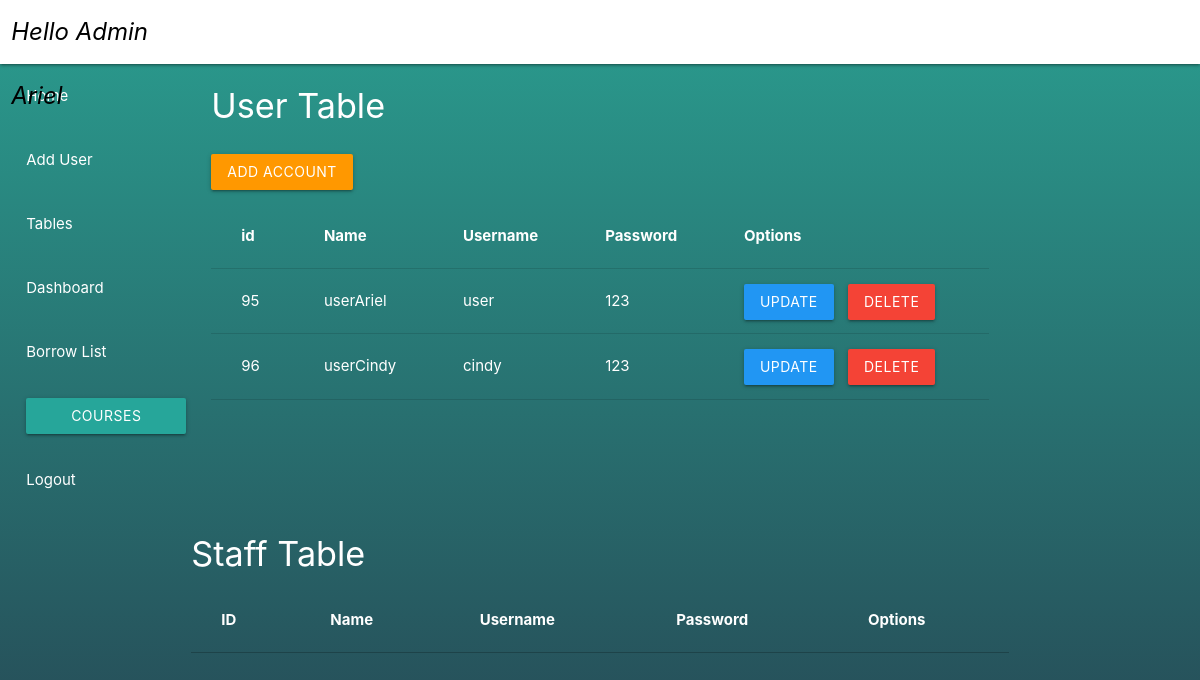
/admin/Table.php (signed in), run on an earlier commit of the app's database.
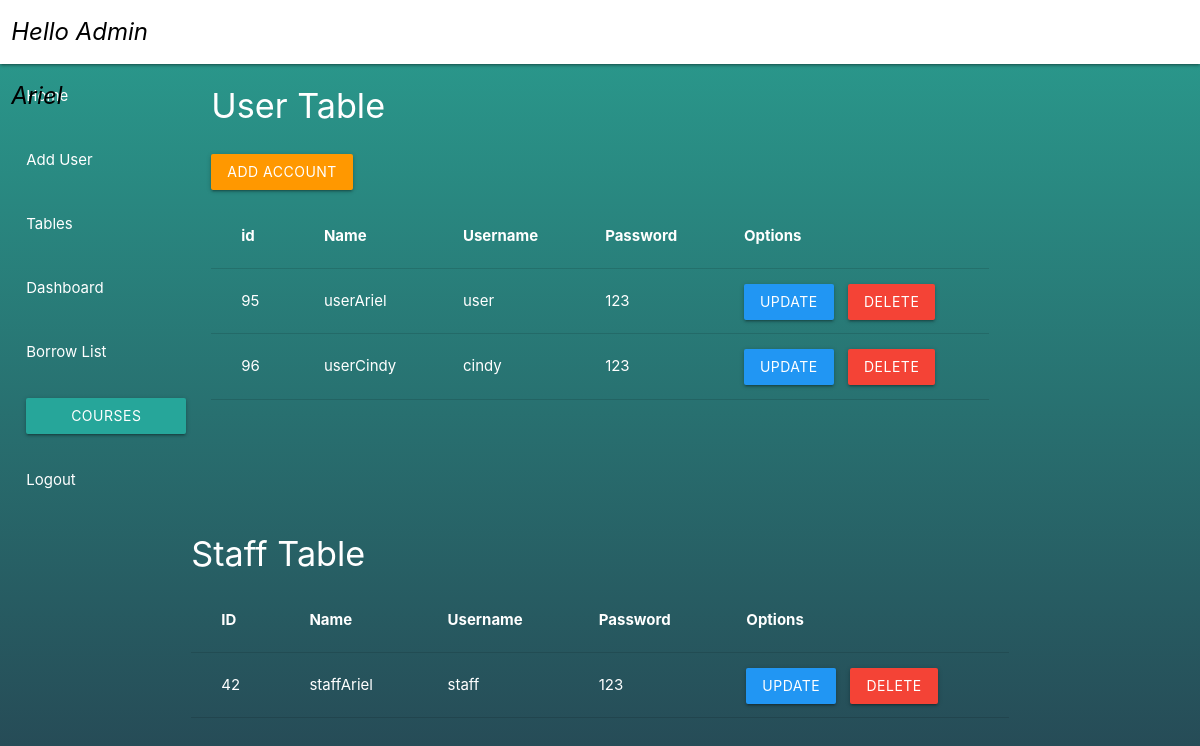
And on a later commit of the database.
### tables this page shows
CREATE TABLE `user` (
  `user_id` int(11) NOT NULL,
  `username` varchar(11) NOT NULL,
  `password` varchar(100) NOT NULL,
  `name` varchar(11) NOT NULL
);

CREATE TABLE `staff` (
  `staff_id` int(11) NOT NULL,
  `username` varchar(20) NOT NULL,
  `password` varchar(100) NOT NULL,
  `name` varchar(20) NOT NULL
);

### admin/Table.php (the view, shortened to what this page needs)
<?php
include "../connection_db.php";
?>
<!DOCTYPE html>
<html lang="en">
<head>
    <link type="text/css" rel="stylesheet" href="/ProjectSIA2/materialize/css/materialize.css"
        media="screen,projection" />
</head>
<body>
    <div class="mytablebackground">
        <nav>
            <div class="nav-wrapper white">
                <div class="row">
                    <div class="col s2">
                        <i class="black-text left">
                            <?php echo isset($_SESSION['admin']) ? "Hello Admin " . $_SESSION['admin'] : ''; ?>
                        </i>
                    </div>
                </div>
            </div>
            <div class="row">
                <div class="col s2 ">
                <ul class="left hide-on-med-and-down">
                <li><a style="width:25vh" href="Admin_index.php">Home</a></li><br>
                        <li><a style="width:25vh" href="adminCreateAccount.php">Add User</a></li><br>
                        <li><a style="width:25vh" href="Table.php">Tables</a></li><br>
                        <li><a style="width:25vh" href="Dashboard.php">Dashboard</a></li><br>
                        <li><a style="width:25vh" href="adminBorrowList.php">Borrow List</a></li><br>
                        <li><a class='dropdown-trigger btn' style="width:20vh" href='#' data-target='dropdown1'>Courses</a></li>
                        <li><a style="width:25vh" href="/ProjectSIA2/Logout.php">Logout</a></li><br>
                    </ul>
                </div>
                <div class="col s8">
                    <h4>User Table</h4>
                    <a class="btn orange" href="adminCreateAccount.php">Add Account</a>
                    <table class="white-text">
                        <tr>
                            <th>id</th>
                            <th>Name</th>
                            <th>Username</th>
                            <th>Password</th>
                            <th>Options</th>
                        </tr>
                        <tr>
                            <?php
                            $sql = "SELECT * FROM user";
                            $results = mysqli_query($conn, $sql);
                            while ($row = mysqli_fetch_assoc($results)) {
                                ?>
                                <td>
                                    <?php echo $row['user_id']; ?>
                                </td>
                                <td>
                                    <?php echo $row['name']; ?>
                                </td>
                                <td>
                                    <?php echo $row['username']; ?>
                                </td>
                                <td>
                                    <?php echo $row['password']; ?>
                                </td>
                                <td>
                                    <button class="btn blue"
                                        onclick="location.href = 'updateUser.php?id=<?php echo $row['user_id']; ?>'">Update</button>
                                    <button class="btn red"
                                        onclick="location.href = 'deleteUser.php?id=<?php echo $row['user_id']; ?>'">Delete</button>
                                </td>
                            </tr>
                        <?php } ?>
                    </table>
                </div>
                <div class="container">
                    <div class="col s12">
                        <h4>Staff Table</h4>
                        <table class="white-text">
                            <tr>
                                <th>ID</th>
                                <th>Name</th>
                                <th>Username</th>
                                <th>Password</th>
                                <th>Options</th>
                            </tr>
                            <tr>
                                <?php
                                $sql = "SELECT * FROM staff";
                                $results = mysqli_query($conn, $sql);
                                while ($row = mysqli_fetch_assoc($results)) {
                                    ?>
                                    <td>
                                        <?php echo $row['staff_id']; ?>
                                    </td>
                                    <td>
                                        <?php echo $row['name']; ?>
                                    </td>
                                    <td>
                                        <?php echo $row['username']; ?>
                                    </td>
                                    <td>
                                        <?php echo $row['password']; ?>
                                    </td>
                                    <td>
                                        <button class="btn blue"
                                            onclick="location.href = 'updateStaff.php?id=<?php echo $row['staff_id']; ?>'">Update</button>
                                        <button class="btn red"
                                            onclick="location.href = 'deleteStaff.php?id=<?php echo $row['staff_id']; ?>'">Delete</button>
                                    </td>
                                </tr>
                            <?php }
                                ?>
                        </table>
                    </div>
        </nav>
    </div>
</body>
</html>

### admin/Table.php (style rules this page uses)
.btn { margin-right: 10px; }

What changed in the data, as far as the page shows it:
added staff: staff_id "42", name "staffAriel", username "staff", password "123"
